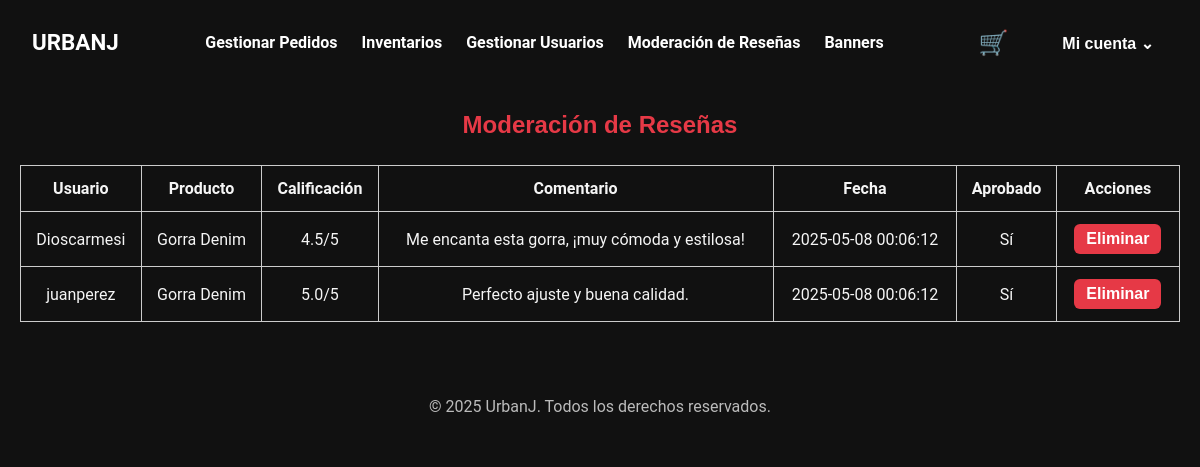
Page /Proyecto/moderar_resenas.php (signed in) on the committed database.
### tables this page shows
CREATE TABLE `resenas` (
  `id` int(11) NOT NULL,
  `usuario_id` int(11) NOT NULL,
  `producto_id` int(11) NOT NULL,
  `calificacion` decimal(2,1) NOT NULL CHECK (`calificacion` between 0 and 5),
  `comentario` text NOT NULL,
  `fecha_resena` datetime NOT NULL DEFAULT current_timestamp(),
  `estado` tinyint(1) NOT NULL DEFAULT 1
);

CREATE TABLE `usuarios` (
  `id` int(11) NOT NULL,
  `nombre` varchar(100) NOT NULL,
  `apellido_paterno` varchar(100) NOT NULL,
  `apellido_materno` varchar(100) NOT NULL,
  `usuario` varchar(50) NOT NULL,
  `pais` varchar(50) NOT NULL,
  `estado` varchar(50) NOT NULL,
  `ciudad` varchar(50) NOT NULL,
  `direccion1` varchar(255) NOT NULL,
  `direccion2` varchar(255) DEFAULT NULL,
  `codigo_postal` varchar(20) NOT NULL,
  `correo` varchar(100) NOT NULL,
  `password` varchar(255) NOT NULL,
  `fecha_nacimiento` date NOT NULL,
  `admin` tinyint(1) NOT NULL DEFAULT 0
);

CREATE TABLE `productos` (
  `id` int(11) NOT NULL,
  `nombre` varchar(150) NOT NULL,
  `descripcion` text DEFAULT NULL,
  `precio` decimal(10,2) NOT NULL,
  `categoria` enum('Gorras','Ropa','Novedades','Accesorios','Tasas','Camisas') NOT NULL,
  `stock` int(11) NOT NULL DEFAULT 0,
  `ventas` int(11) NOT NULL DEFAULT 0,
  `creado_at` timestamp NOT NULL DEFAULT current_timestamp(),
  `actualizado_at` timestamp NOT NULL DEFAULT current_timestamp() ON UPDATE current_timestamp(),
  `rating` decimal(2,1) NOT NULL DEFAULT 0.0
);

### Proyecto/moderar_resenas.php (the view, shortened to what this page needs)
<?php
require_once 'includes/conexion.php';
$stmt = $pdo->query("
    SELECT r.id, r.comentario, r.calificacion, r.fecha_resena, r.estado,
           u.usuario, p.nombre AS producto
    FROM resenas r
    JOIN usuarios u ON r.usuario_id = u.id
    JOIN productos p ON r.producto_id = p.id
    ORDER BY r.fecha_resena DESC
");
$resenas = $stmt->fetchAll(PDO::FETCH_ASSOC);
?>
<?php include 'includes/header.php'; ?>
<?php include 'includes/stylos.php'; ?>
<div class="container">
    <h2>Moderación de Reseñas</h2>
    <table class="tabla-resenas">
        <thead>
            <tr>
                <th>Usuario</th>
                <th>Producto</th>
                <th>Calificación</th>
                <th>Comentario</th>
                <th>Fecha</th>
                <th>Aprobado</th>
                <th>Acciones</th>
            </tr>
        </thead>
        <tbody>
            <?php foreach ($resenas as $r): ?>
                <tr>
                    <td><?= htmlspecialchars($r['usuario']) ?></td>
                    <td><?= htmlspecialchars($r['producto']) ?></td>
                    <td><?= $r['calificacion'] ?>/5</td>
                    <td><?= htmlspecialchars($r['comentario']) ?></td>
                    <td><?= $r['fecha_resena'] ?></td>
                    <td><?= $r['estado'] ? 'Sí' : 'No' ?></td>
                    <td>
                        <form method="post" style="display:inline;" onsubmit="return confirm('¿Eliminar esta reseña?');">
                            <button type="submit" name="eliminar">Eliminar</button>
                        </form>
                    </td>
                </tr>
            <?php endforeach; ?>
        </tbody>
    </table>
</div>
<?php include 'includes/footer.php'; ?>

### Proyecto/CSS/styles.css (style rules this page uses)
*, *::before, *::after { box-sizing: border-box; margin: 0; padding: 0; }
:root { --bg: #111; --section: #1a1a1a; --card: #222; --text: #f5f5f5; --muted: #bbb; --accent: #e63946; --font-heading: 'Oswald', sans-serif; --font-body: 'Roboto', sans-serif; --radius: 6px; --success: #4caf50; --danger: #e63946; --info: #1e90ff; }
body { background: var(--bg); color: var(--text); font-family: var(--font-body); line-height: 1.6; min-height: 100vh; padding-bottom: 2rem; }
.container { max-width: 1200px; margin: 0 auto; padding: 1rem; }
h1, h2, h3 { font-family: var(--font-heading); color: var(--accent); margin-bottom: 1rem; }
button, .btn { background-color: var(--accent); color: white; padding: 0.6rem 1.2rem; border: none; border-radius: var(--radius); cursor: pointer; font-weight: bold; font-size: 1rem; }

### Proyecto/css/moderarResenas.css (style rules this page uses)
.container { padding: 20px; }
h2 { text-align: center; margin-bottom: 20px; }
.tabla-resenas { width: 100%; border-collapse: collapse; }
.tabla-resenas th, .tabla-resenas td { padding: 10px; border: 1px solid #ccc; text-align: center; }
button { padding: 6px 12px; margin: 2px; cursor: pointer; }

### rows in the picture
resenas: usuario.usuario "Dioscarmesi", producto.nombre "Gorra Denim", calificacion "4.5", comentario "Me encanta esta gorra, ¡muy cómoda y estilosa!", fecha_resena "2025-05-08 00:06:12", estado "Sí"
resenas: usuario.usuario "juanperez", producto.nombre "Gorra Denim", calificacion "5.0", comentario "Perfecto ajuste y buena calidad.", fecha_resena "2025-05-08 00:06:12", estado "Sí"
